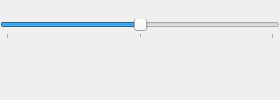
       <widget class="QFrame" name="logControls">
        <layout class="QVBoxLayout" name="verticalLayout_4">
         <property name="spacing">
          <number>0</number>
         </property>
         <property name="leftMargin">
          <number>0</number>
         </property>
         <property name="topMargin">
          <number>0</number>
         </property>
         <property name="rightMargin">
          <number>0</number>
         </property>
         <property name="bottomMargin">
          <number>0</number>
         </property>
         <item>
          <widget class="QSlider" name="playbackRate">
           <property name="toolTip">
            <string>Playback Speed</string>
           </property>
           <property name="minimum">
            <number>-600</number>
           </property>
           <property name="maximum">
            <number>600</number>
           </property>
           <property name="orientation">
            <enum>Qt::Horizontal</enum>
           </property>
           <property name="tickPosition">
            <enum>QSlider::TicksBelow</enum>
           </property>
           <property name="tickInterval">
            <number>600</number>
           </property>
          </widget>
         </item>
         <item>
          <layout class="QHBoxLayout" name="horizontalLayout_2">
           <property name="spacing">
            <number>0</number>
           </property>
           <item>
            <spacer name="horizontalSpacer">
             <property name="orientation">
              <enum>Qt::Horizontal</enum>
             </property>
             <property name="sizeHint" stdset="0">
              <size>
               <width>40</width>
               <height>20</height>
              </size>
             </property>
            </spacer>
           </item>
           <item>
            <widget class="QPushButton" name="logStop">
             <property name="toolTip">
              <string>Stop</string>
             </property>
             <property name="icon">
              <iconset resource="log_icons.qrc">
               <normaloff>:/icons/media-playback-pause.png</normaloff>:/icons/media-playback-pause.png</iconset>
             </property>
             <property name="iconSize">
              <size>
               <width>32</width>
               <height>32</height>
              </size>
             </property>
             <property name="flat">
              <bool>true</bool>
             </property>
            </widget>
           </item>
           <item>
            <widget class="QPushButton" name="logFirst">
             <property name="toolTip">
              <string>First Available Frame</string>
             </property>
             <property name="icon">
              <iconset resource="log_icons.qrc">
               <normaloff>:/icons/media-skip-backward.png</normaloff>:/icons/media-skip-backward.png</iconset>
             </property>
             <property name="iconSize">
              <size>
               <width>32</width>
               <height>32</height>
              </size>
             </property>
             <property name="flat">
              <bool>true</bool>
             </property>
            </widget>
           </item>
           <item>
            <widget class="QPushButton" name="logPrev">
             <property name="toolTip">
              <string>Previous Frame</string>
             </property>
             <property name="icon">
              <iconset resource="log_icons.qrc">
               <normaloff>:/icons/media-seek-backward.png</normaloff>:/icons/media-seek-backward.png</iconset>
             </property>
             <property name="iconSize">
              <size>
               <width>32</width>
               <height>32</height>
              </size>
             </property>
             <property name="flat">
              <bool>true</bool>
             </property>
            </widget>
           </item>
           <item>
            <widget class="QPushButton" name="logNext">
             <property name="toolTip">
              <string>Next Frame</string>
             </property>
             <property name="icon">
              <iconset resource="log_icons.qrc">
               <normaloff>:/icons/media-seek-forward.png</normaloff>:/icons/media-seek-forward.png</iconset>
             </property>
             <property name="iconSize">
              <size>
               <width>32</width>
               <height>32</height>
              </size>
             </property>
             <property name="flat">
              <bool>true</bool>
             </property>
            </widget>
           </item>
           <item>
            <widget class="QPushButton" name="logLive">
             <property name="toolTip">
              <string>Live</string>
             </property>
             <property name="icon">
              <iconset resource="log_icons.qrc">
               <normaloff>:/icons/media-skip-forward.png</normaloff>:/icons/media-skip-forward.png</iconset>
             </property>
             <property name="iconSize">
              <size>
               <width>32</width>
               <height>32</height>
              </size>
             </property>
             <property name="flat">
              <bool>true</bool>
             </property>
            </widget>
           </item>
           <item>
            <spacer name="horizontalSpacer_2">
             <property name="orientation">
              <enum>Qt::Horizontal</enum>
             </property>
             <property name="sizeHint" stdset="0">
              <size>
               <width>40</width>
               <height>20</height>
              </size>
             </property>
            </spacer>
           </item>
          </layout>
         </item>
        </layout>
       </widget>
